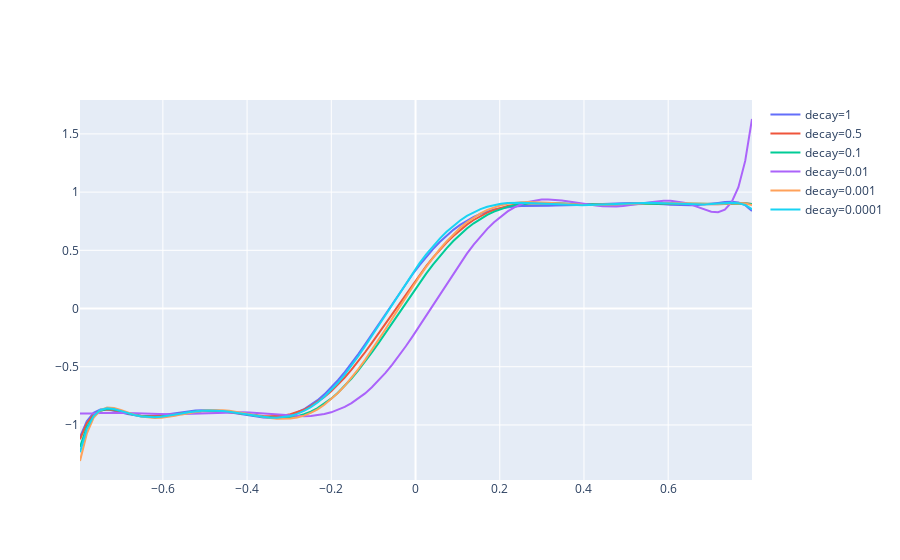

Source (notebook cell):
### Code cell
def sample(params, rng_key):
    s_rng, x_rng = jax.random.split(rng_key)
    # s = jax.random.choice(s_rng, train_data.tree[0], ())
    s = jax.random.uniform(s_rng, (),
        minval=jnp.min(train_data.tree[0]),
        maxval=jnp.max(train_data.tree[0]))
    x_structure = train_data.tree[1][0]
    trained_model = lambda rng_key, x, t: model.apply(params, s, x, t - 1)
    x = schedule.sample(rng_key, trained_model, x_structure, trajectory=False)
    return (s, x)
sample = jax.vmap(sample, in_axes=(None, 0))
decay_samples = {
    decay: sample(params, jax.random.split(jax.random.PRNGKey(42), 1024))
    for decay, params in decay_params.items()
}
import plotly.graph_objects as go
from scipy import odr
fig = go.Figure()
for decay, samples in decay_samples.items():
    data = odr.Data(samples[0], samples[1])
    output = odr.ODR(data, odr.polynomial(10)).run()
    poly = jnp.array(output.beta[::-1])
    xs = jnp.linspace(jnp.min(samples[0]), jnp.max(samples[0]), 100)
    vals = jnp.polyval(poly, xs)
    fig.add_trace(go.Scatter(x=xs, y=vals, mode="lines", name=f"decay={decay}"))
    # fig.add_trace(go.Scatter(x=samples[0], y=samples[1], mode="markers", name=f"decay={decay}", opacity=0.5))
fig
